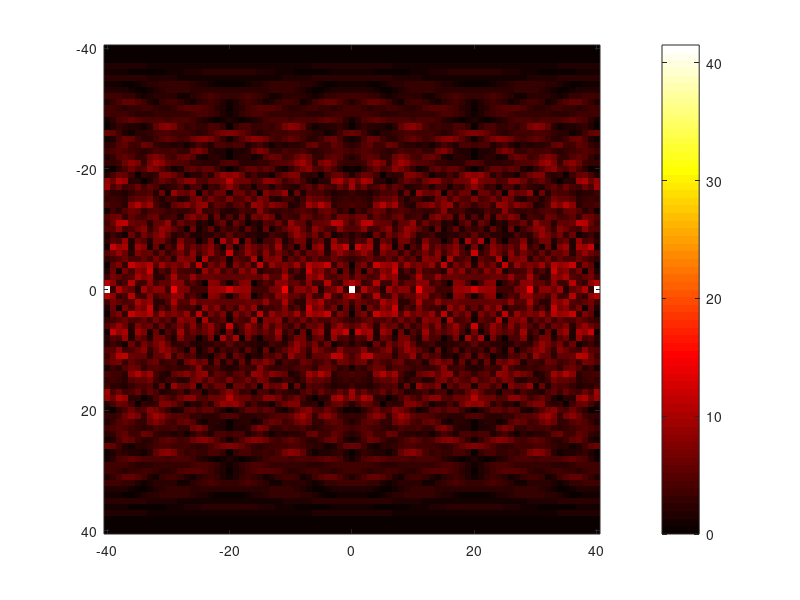
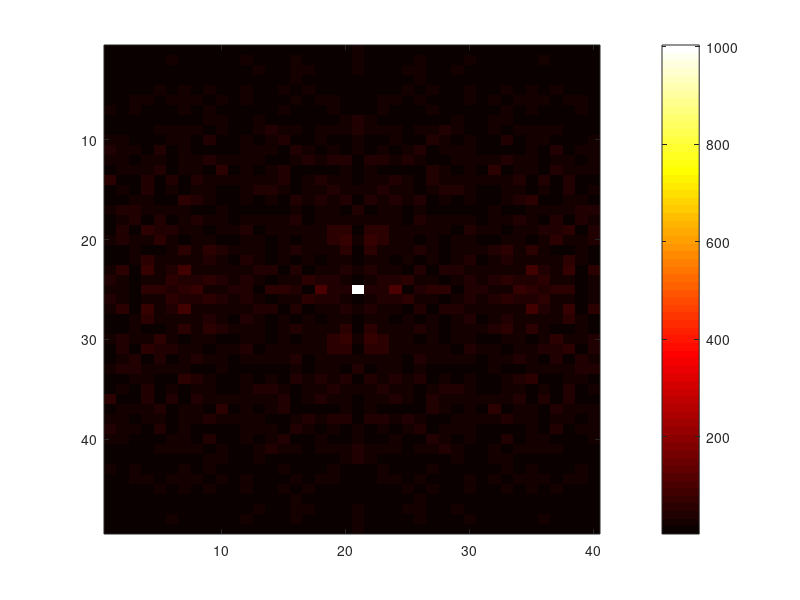
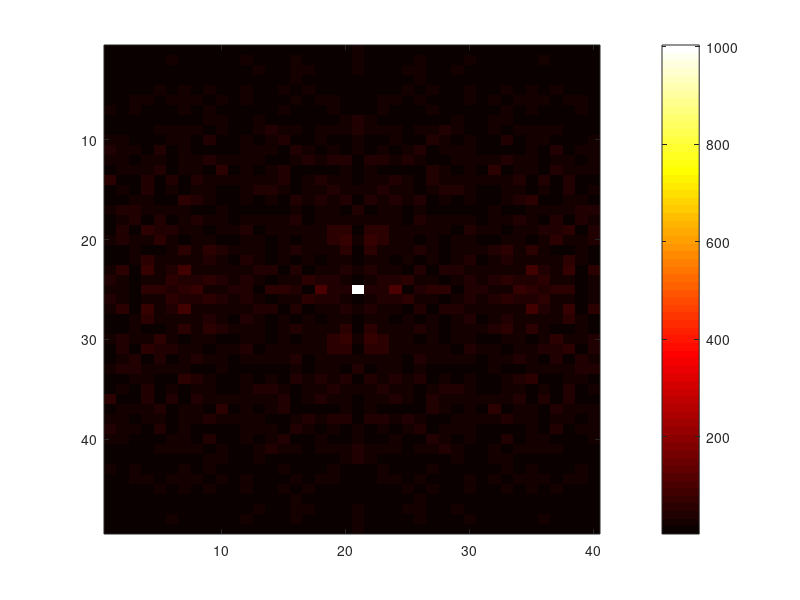

Write MATLAB code to recreate these figures, in order.
close all; clear; clc;
%----------------------------------------------------------------------------------------%
%Version bruta y literal de CAF
N = 40; 

xe = randn(1, N); 
xr = xe; 

psi = zeros(2*N+1, 2*N+1);

for m = 1:2*N+1
    for k = 1:2*N+1    
        for n = 0:N-1
            if(n-(m-1-N)>= 0 && n-(m-1-N) <= N-1)         
                psi(m, k) = psi(m, k) + xe(n+1) * conj(xr(n-(m-1-N)+1)) * exp(-1j * 2 * pi * (k-1-N) * n / N);
            end
        end        
    end    
end
figure(1)
R = -N:N;
colormap('hot');
imagesc(R,R,abs(psi));
colorbar

%----------------------------------------------------------------------------------------%
%Primer intento alg Batches
N = 1000; 

xe = randn(1, N); 
xr = xe; 

figure(2)
Np = 25;
xe_b = reshape(xe, [Np, N/Np]);
xr_b = reshape(xr, [Np, N/Np]);

D = zeros(2*Np - 1, N/Np);
tic
for j = 1:N/Np 
    D(:,j) = xcorr(xe_b(:,j),xr_b(:,j));
end


psi_b = fft(D,[],2);
psi_b = fftshift(psi_b,2);
toc
colormap('hot');
imagesc(abs(psi_b));
colorbar

%----------------------------------------------------------------------------------------%
%Segundo intento alg Batches
tic
D_aux_f = ifft(fft(xe_b,2*Np-1,1) .* conj(fft(xr_b,2*Np-1,1)));
D_aux_f = fftshift(D_aux_f, 1);
psi_b = fft(D_aux_f,[],2);
psi_b = fftshift(psi_b,2);
toc

%más óptimo, aprobecha mas la complejidad de fft / ifft

figure(3)
colormap('hot');
imagesc(abs(psi_b));
colorbar